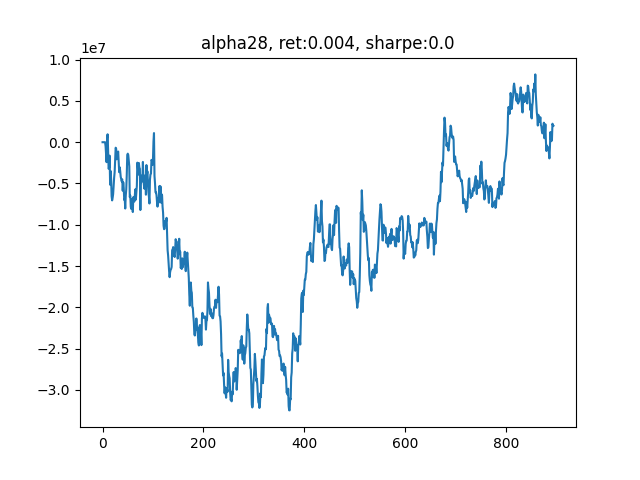

The Python source for this figure:
'''
v_1.4
alpha101单因子测试
'''

from __future__ import print_function
import logging


import os
import time
import numpy as np
import pandas as pd
import matplotlib.pyplot as plt

import scipy.optimize as sco
from sklearn import preprocessing
from sklearn.linear_model import LinearRegression

import multiprocessing as mp
from concurrent.futures import ProcessPoolExecutor, as_completed



import warnings
warnings.filterwarnings("ignore")



############################ Define our factors ####################################### 
def RSIIndividual(data):
    t = 6                           # 需要6天的历史数据
    close = np.array(data)[:, 5]    # 股票N天的close数据
    delta = np.diff(close)     

    delta = pd.Series(delta)
    up, down = delta.copy(), delta.copy()
    up[up < 0] = 0
    down[down > 0] = 0
    roll_up1 = up.ewm(span=5).mean()                      # 上涨天数的指数移动平均
    roll_down1 = down.abs().ewm(span=5).mean()            # 下跌天数的指数移动平均
    RS1 = roll_up1 / roll_down1
    RSI1 = 100.0 - (100.0 / (1.0 + RS1))

    return -RSI1.iloc[-1]


def SixDayRS(data):
    '''
    六日收益率反转
    '''
    t = 6                           # 需要6天的历史数据
    close = np.array(data)[:, 5]    # 股票N天的close数据    
    return -(close[-1]/close[-t] - 1) 

def MOM(data):
    t = 6                           # 需要6天的历史数据
    close = np.array(data)[:, 5]    # 股票N天的close数据
    delta = np.diff(close)     

    delta = pd.Series(delta)
    up, down = delta.copy(), delta.copy()
    up[up < 0] = 0
    down[down > 0] = 0
    roll_up1 = up.ewm(span=5).mean()                      # 上涨天数的指数移动平均
    roll_down1 = down.abs().ewm(span=5).mean()            # 下跌天数的指数移动平均
    RS1 = roll_up1 / roll_down1
    RSI1 = 100.0 - (100.0 / (1.0 + RS1))

    six_day_rs = -(close[-1]/close[-t] - 1) 

    return (-RSI1.iloc[-1] + six_day_rs)/2

def Size(data):
    '''
    市值（收盘价近似代替）
    '''
    t = 6                                   # 需要6天的历史数据
    close = np.array(data)[:, 5]            # 股票N天的close数据
    size = np.log(close)         # 按行求均值
    size = pd.Series(size)
    size = size.rolling(window=5).mean()

    return -size.iloc[-1]


def VolumePct(data):
    '''
    成交量变化率
    '''
    t = 6                                      # 需要6天的历史数据
    volume = np.array(data)[:, 6]              # 股票N天的volume数据
    
    volume = pd.Series(volume)
    # v_pct = np.abs(volume.pct_change(1))
    v_pct = volume.pct_change(3)
    v_pct = v_pct.rolling(window=5).mean()
    return -v_pct.iloc[-1]

###############################   Alpha 101   ##############################
def Alpha6(data):
    _open = pd.Series(np.array(data)[:, 2])                # 开盘价
    volume = pd.Series(np.array(data)[:, 6])              # 股票N天的volume数据
    alpha6 = _open.rolling(window=10).corr(volume)
    return -1*alpha6.iloc[-1]

def Alpha7(data):
    close = pd.Series(np.array(data)[:, 5])
    amount = pd.Series(np.array(data)[:, 7])              # 股票N天的amount数据
    mean_amount = amount.rolling(window=5).mean().iloc[-1]
    if mean_amount<amount.iloc[-1]:
        delta = close.diff(3).abs().iloc[-10:]
        delta_rank = delta.rank()
        return -1*delta_rank.iloc[-1]*np.sign(delta.iloc[-1])
    else:
        return -1

def Alpha12(data):
    close = pd.Series(np.array(data)[:, 5])
    amount = pd.Series(np.array(data)[:, 7])              # 股票N天的amount数据
    _sign = np.sign(amount.diff(1).iloc[-1])
    delta = close.diff(1)
    return -1*_sign*delta.iloc[-1]

def Alpha23(data):
    high = pd.Series(np.array(data)[:, 3])
    _mean = high.rolling(10).mean()
    _delta = high.diff(2)
    if _mean.iloc[-1]<high.iloc[-1]:
        return -1*_delta.iloc[-1]
    else:
        return 0

def Alpha26(data):
    high = pd.Series(np.array(data)[:, 3])[-10:]
    amount = pd.Series(np.array(data)[:, 7])[-10:]
    high_rank = high.rank()
    amount_rank = amount.rank()
    _corr = amount_rank.rolling(window=5).corr(high_rank)
    res = _corr.rolling(window=3).max()

    return -1*res.iloc[-1]

def Alpha28(data):
    high = pd.Series(np.array(data)[:, 3])
    low = pd.Series(np.array(data)[:, 4])
    close = pd.Series(np.array(data)[:, 5])
    amount = pd.Series(np.array(data)[:, 7])[-10:]
    adv10 = amount.rolling(window=10).mean().fillna(0)
    _corr = adv10.rolling(window=5).corr(low).fillna(0)
    _scale = _corr+(high+low)/2-close
    _scale /= _scale.abs().sum()
    
    return _scale.iloc[-1]

###############################   并行计算因子   ##############################
def each_task(_key, _array):
    factors = []
    # factors.append(RSIIndividual(_array))
    # factors.append(SixDayRS(_array))
    # factors.append(Size(_array))
    # factors.append(VolumePct(_array))
    factors.append(Alpha28(_array))
    return (_key, factors)

def mp_task(batch, data):
    res = []
    for _key in batch:
        res.append(each_task(_key, data[_key]))
    return res

def _batch(stock_list):
    num_of_stock = len(stock_list)
    batch_size = num_of_stock // os.cpu_count()
    for i in range(0, num_of_stock, batch_size):
        yield stock_list[i: i+batch_size]

###############################   回归法估计因子权重   ##############################
def factor_regression(factors_record, pct_record, i):
    X = factors_record[-(i+2)]
    X[np.isnan(X)] = 0
    Y = pct_record[-i]
    Y[np.isnan(Y)] = 0
    reg = LinearRegression()
    # print("X", X)
    # print("Y", Y)
    reg.fit(X,Y)   
    factor_weight = list(reg.coef_)
    factor_weight.append(reg.intercept_)
    
    return factor_weight

###############################   有效前沿计算个股权重   ##############################
def portfolio_annualised_performance(weights, mean_returns, cov_matrix):
    returns = np.sum(mean_returns*weights ) *252
    std = np.sqrt(np.dot(weights.T, np.dot(cov_matrix, weights))) * np.sqrt(252)
    return std, returns

def neg_sharpe_ratio(weights, mean_returns, cov_matrix, risk_free_rate):
    p_var, p_ret = portfolio_annualised_performance(weights, mean_returns, cov_matrix)
    return -(p_ret - risk_free_rate) / p_var

def max_sharpe_ratio(mean_returns, cov_matrix, risk_free_rate):
    num_assets = len(mean_returns)
    args = (mean_returns, cov_matrix, risk_free_rate)
    constraints = ({'type': 'eq', 'fun': lambda x: np.sum(x) - 1})
    bound = (0.0,1.0)
    bounds = tuple(bound for asset in range(num_assets))
    result = sco.minimize(neg_sharpe_ratio, num_assets*[1./num_assets,], args=args,
                        method='SLSQP', bounds=bounds, constraints=constraints)
    return result

###############################   计算仓位收益率   ##############################
def calculate_pct(all_data, position, my_sequence):

    # t+2 和 t+1 的价差
    delta = all_data[all_data['Date'] == my_sequence+2]['Close'].values - \
            all_data[all_data['Date'] == my_sequence+1]['Close'].values

    profit = position @ delta
    return profit



# 因子或是回归最多利用过去10天的数据
MAX_NUM_RECORD = 10
num_of_holding = 100
leverage = 1
my_sequence = 0        # 当前日期
cur_capital = 5e8          # 初始资金
fee = 1.5e-4           # 手续费率

data = {}               # 储存一段时间的行情
yesterday_close = []    # 记录昨日收盘价，用于计算当日收益率
pct_record = []         # 记录每日收益率
factors_record = []     # 记录每日因子值
factors_weight = []     # 因子加权权重
capital_record = []     # 记录资金变动

file_name = r"./CONTEST_DATA_TEST_100_1.csv"
all_data = pd.read_csv(file_name, 
                    usecols=[0,1,2,3,4,5,6,7], 
                    names=['Date','Instrument','Open','High','Low','Close','Volume','Amount'])


daily_data = all_data[all_data['Date']==my_sequence].values
num_of_stock = daily_data.shape[0]
stock_list = np.arange(num_of_stock)

print(daily_data.shape)

# 每一支股票单独存在字典里
for i in range(num_of_stock):
    data[i] = []
    data[i].append(daily_data[i])

stock_batch = list(_batch(stock_list))
# print(stock_batch)

total_days = 900
mp.set_start_method('fork')

while(my_sequence<total_days-5):
    my_sequence += 1
    all_factors = [[]] * num_of_stock     # 每个股票的所有因子是一行
    
    start =  time.time()
    capital_record.append(cur_capital-5e8)
    print('current day: {}, current capital: {}......\n'.format(my_sequence, cur_capital))

    daily_data = all_data[all_data['Date']==my_sequence].values
    daily_data = daily_data[:, 0:8]
    today_close = daily_data[:, 5]                    # 当日收盘价
    if len(yesterday_close)>0:                        # 从第二天开始算起
        pct = (today_close - yesterday_close)/yesterday_close
        pct_record.append(pct)

    num_of_stock = daily_data.shape[0]
    stock_list = np.arange(num_of_stock)

    print(daily_data.shape)

    # 每一支股票单独存在字典里
    for i in range(num_of_stock):
        data[i].append(daily_data[i])

    use_time = time.time() - start
    print("Time of 🍦: ", round(use_time,2))

    if len(data[0]) >= 7:

        with ProcessPoolExecutor() as executor:
            futures = [executor.submit(mp_task, batch, data) for batch in stock_batch]
            for future in as_completed(futures):
                factors_batch = future.result()
                for i in range(len(factors_batch)):
                    _key, factors = factors_batch[i]
                    # print(_key, factors)
                    all_factors[_key] = factors

        # print(all_factors)
        print(len(all_factors))                                               # N * K

        use_time = time.time() - start
        print("Time of 🍎: ", round(use_time,2))

        all_factors = np.array(all_factors)
        all_factors[np.isnan(all_factors)] = 0                                # 处理空值
        all_factors[np.isinf(all_factors)] = 0                                # 处理无限值
        all_factors = preprocessing.scale(all_factors)              # 按列z-score标准化
        # all_factors = np.hstack(([[1]]*num_of_stock, all_factors))            # 每一行最左侧插入[1]
        factors_record.append(all_factors)                                    # T * N * (K)，储存一段时间的因子值，用于计算因子收益率
        num_of_factor = all_factors.shape[1]
        
        if len(factors_weight) == 0:
            final_factors = np.array(all_factors).mean(axis=1)
        else:
            final_factors = np.hstack((all_factors, [[1]]*num_of_stock)) @ np.array(factors_weight)
        
        use_time = time.time() - start
        print("Time of 🍌: ", round(use_time,2))

        _rank = np.argsort(np.argsort(final_factors))    # 0-499，多因子等权组合之后的排序值
        _pos = np.array([0]*num_of_stock)
        
        _buy_line = num_of_stock-num_of_holding/2
        _sell_line = num_of_holding/2
        _pos[_rank>=_buy_line] = 1
        _pos[_rank<_sell_line] = -1
        
        position = _pos * cur_capital * leverage / num_of_holding / today_close
        position[np.isnan(position)] = 0
        position = position.astype(int)
        print("len of position: ", len(position))
        # print(position)
        daily_profit = calculate_pct(all_data, position, my_sequence)
        cur_capital += daily_profit
        cur_capital *= (1-fee)          # 扣除手续费

        use_time = time.time() - start
        print("Time of 🍊: ", round(use_time,2))

        if len(factors_record) >= 10:
            # 其实只做了8次回归，取平均值
            factors_weight = []
            
            # with ProcessPoolExecutor() as executor:
            #     futures = [executor.submit(factor_regression, factors_record, pct_record, i+1) for i in range(len(factors_record)-2)]
            #     for future in as_completed(futures):
            #         factors_weight.append(future.result())
            
            # factors_weight = np.array(factors_weight).mean(axis=0)
            # factors_weight /= np.sum(factors_weight)

            # print("factors_weight: ", factors_weight)
            # if len(factors_record) >= 20: factors_record.pop(0)

        use_time = time.time() - start
        print("Time of 🍐: ", round(use_time,2))

        # 删除最老的一天的数据
        if len(data[0]) >= 20:
            for i in range(num_of_stock):
                data[i].pop(0)
        
        use_time = time.time() - start
        print("Time of 🍉: ", round(use_time,2))

    # use_time = time.time() - start
    # print("Time of posting position: %s", use_time)
    # time.sleep(0.1)
    
    yesterday_close = today_close

total_return = round(capital_record[-1]/5e8, 4)
daily_pct = pd.Series(capital_record)+5e8
daily_pct = daily_pct.pct_change()
sharpe = daily_pct.mean() / daily_pct.std() * np.sqrt(252)
sharpe = np.round(sharpe)

_name = 'alpha28'
plt.figure()
plt.plot(capital_record)
_title = "{}, ret:{}, sharpe:{}".format(_name, total_return, sharpe)
plt.title(_title)
plt.savefig('backtest_{}.png'.format(_name))

factors_record = np.array(factors_record)[:,:,0]
pd.DataFrame(factors_record).to_csv('factors_{}.csv'.format(_name))
